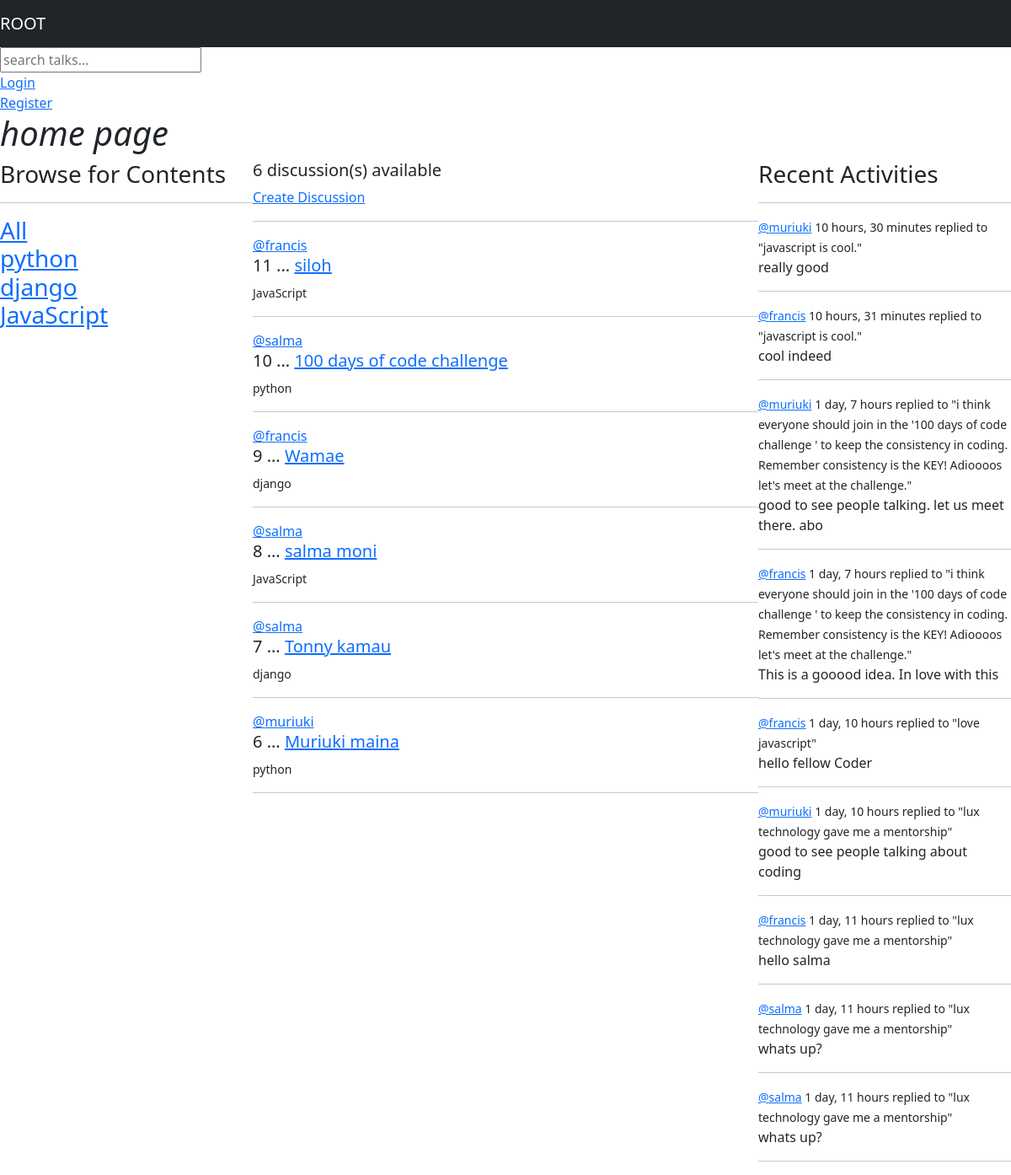
The page / on the database its author committed.
### base/models.py (models this page shows, shortened)
class Topic(models.Model):
    name=models.CharField(max_length=200)

class Discussion(models.Model):
    name=models.CharField(max_length=200)
    host=models.ForeignKey(User,on_delete=models.SET_NULL,null=True)
    topic=models.ForeignKey(Topic,on_delete=models.SET_NULL,null=True)
    description=models.TextField(null=True,blank=True)
    participants=models.ManyToManyField(User,related_name='participants',blank=True)
    timeUpdated=models.DateTimeField(auto_now=True)
    timeCreated=models.DateTimeField(auto_now_add=True)
    class Meta:
        ordering=['-timeCreated','-timeUpdated']

class  Blog(models.Model):
    user=models.ForeignKey(User,on_delete=models.CASCADE)
    discuss=models.ForeignKey(Discussion,on_delete=models.CASCADE)
    body=models.TextField()
    timeUpdated=models.DateTimeField(auto_now=True)
    timeCreated=models.DateTimeField(auto_now_add=True)
    class Meta:
        ordering=['-timeCreated','-timeUpdated']
    def __str__(self):
        return self.body[0:50]

### base/views.py (the view)
# urls.py: path('',views.home,name="home"),
def home(request):
    q= request.GET.get('q') if request.GET.get ('q') !=None else ''
    discussion=Discussion.objects.filter(
    Q(topic__name__icontains=q)|
    Q(name__icontains=q)|
    Q(description__icontains=q)
    )
    topics=Topic.objects.all()
    discussion_count=discussion.count()
    room_messages=Blog.objects.filter(Q(discuss__topic__name__icontains=q))
    discussed={'discussion': discussion,'topics':topics, 'discussion_count':discussion_count,'room_messages':room_messages}
    return render(request,'base/home.html',discussed)

### base/templates/base/home.html (shortened to what this page needs)
{% extends 'main.html'%}
{% block content%}
<h1><em> home page</em></h1>
<div class="home-container">
    <div>
       {% include 'base/topics_components.html'%}
    </div>
    <div>
        <h5>{{discussion_count}}  discussion(s) available</h5>
        <a href="{% url 'create_room'%}">Create Discussion</a>
    <hr>
    <div>
      {%include 'base/feed_component.html'%}
    </div>
    </div>
    <div>
        {% include 'base/activity_component.html'%}
    </div>
</div>
{%endblock content%}

### base/templates/base/topics_components.html
<h3>
    Browse for Contents
<h3/><hr>
<div>
    <a href="{% url 'home'%}">All</a>
</div>
{%for topic in topics%}
<div>
    <a href="{% url 'home'%}?q ={{topic.name}}">{{topic.name}}</a>
</div>
{% endfor %}

### base/templates/base/feed_component.html (shortened to what this page needs)
{%for discuss in discussion%}
<div>
    <a href="{% url 'user-profile' discuss.host.id %}">@{{discuss.host.username}}</a>
    <h5>{{discuss.id}} ... <a href="{% url 'room' discuss.id %}">{{discuss.name}}</a></h5>
    <small>{{discuss.topic.name}}</small>
    <hr>
</div>
{% endfor%}

### base/templates/base/activity_component.html (shortened to what this page needs)
    <h3>Recent Activities</h3><hr>
        {% for message in room_messages%}
        <div class="">
            <small> <a href="{% url 'user-profile' message.id%}">
                @{{message.user}}</a> {{message.timeCreated|timesince}}
            </small>
            <small>
               replied to  "{{message.discuss.description}}"
            </small>
            <p>{{message}}</p>
            <hr>
        </div>
        {%endfor%}

### base/static/styles/main.css (style rules this page uses)
body { background-color: aliceblue; padding: 0%; margin: 0%; }

### base/templates/base/home.html (style rules this page uses)
.home-container { display:grid; grid-template-columns: 1fr 2fr 1fr; }

### rows shown on the page
Topic: name "python"
Topic: name "django"
Topic: name "JavaScript"
Discussion: host.username "francis", id "11", name "siloh", topic.name "JavaScript"
Discussion: host.username "salma", id "10", name "100 days of code challenge", topic.name "python"
Discussion: host.username "francis", id "9", name "Wamae", topic.name "django"
Discussion: host.username "salma", id "8", name "salma moni", topic.name "JavaScript"
Discussion: host.username "salma", id "7", name "Tonny kamau", topic.name "django"
Discussion: host.username "muriuki", id "6", name "Muriuki maina", topic.name "python"
Blog: user "muriuki", timeCreated "10 hours, 30 minutes", discuss.description "javascript is cool.", body "really good"
Blog: user "francis", timeCreated "10 hours, 31 minutes", discuss.description "javascript is cool.", body "cool indeed"
Blog: user "muriuki", timeCreated "1 day, 7 hours", discuss.description "i think everyone should join in the '100 days of code challenge ' to keep the consistency in coding. Remember consistency is the KEY! Adioooos let's meet at the challenge.", body "good to see people talking. let us meet there. abo"
Blog: user "francis", timeCreated "1 day, 7 hours", discuss.description "i think everyone should join in the '100 days of code challenge ' to keep the consistency in coding. Remember consistency is the KEY! Adioooos let's meet at the challenge.", body "This is a gooood idea. In love with this"
Blog: user "francis", timeCreated "1 day, 10 hours", discuss.description "love javascript", body "hello fellow Coder"
Blog: user "muriuki", timeCreated "1 day, 10 hours", discuss.description "lux technology gave me a mentorship", body "good to see people talking about coding"
Blog: user "francis", timeCreated "1 day, 11 hours", discuss.description "lux technology gave me a mentorship", body "hello salma"
Blog: user "salma", timeCreated "1 day, 11 hours", discuss.description "lux technology gave me a mentorship", body "whats up?"
Blog: user "salma", timeCreated "1 day, 11 hours", discuss.description "lux technology gave me a mentorship", body "whats up?"

### other values the page prints
{{ discussion_count }} "6"
